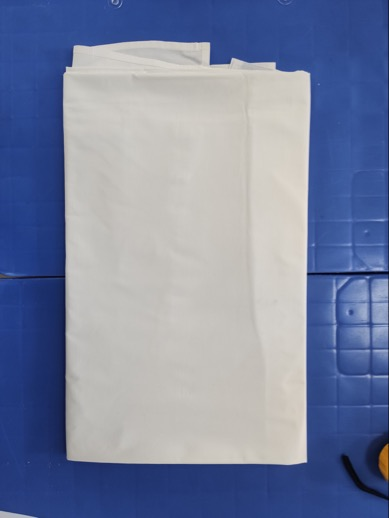
#> input picture images/critical0.jpg, 389 x 518 px
$ python init.py
#> lines starting #> are read from the running program, lines starting #| are printed output that depends on the picture; after the words box and inside, x2 and y2 are one past the last pixel; in counts of white or black regions, pixels touching at a corner belong together
"""
Filename: init.py
识别图片中物体，标记各种特征点、最大内接矩形，最小外接矩形，根据标记物判断尺寸。 标记物必须位于左上角
"""

from scipy.spatial.distance import euclidean
from imutils import perspective
from imutils import contours
import numpy as np
import imutils
import cv2

def order_points(pts):
    # pts为轮廓坐标
    # 列表中存储元素分别为左上角，右上角，右下角和左下角
    rect = np.zeros((4, 2), dtype = "float32")
    # 左上角的点具有最小的和，而右下角的点具有最大的和
    s = pts.sum(axis = 1)
    rect[0] = pts[np.argmin(s)]
    rect[2] = pts[np.argmax(s)]
    # 计算点之间的差值
    # 右上角的点具有最小的差值,
    # 左下角的点具有最大的差值
    diff = np.diff(pts, axis = 1)
    rect[1] = pts[np.argmin(diff)]
    rect[3] = pts[np.argmax(diff)]
    # 返回排序坐标(依次为左上右上右下左下)
    return rect


# Function to show array of images (intermediate results)
def show_images(images):
	for i, img in enumerate(images):
		cv2.imshow("image_" + str(i), img)
	cv2.waitKey(0)
	cv2.destroyAllWindows()


img_path = "images/critical0.jpg"

# Read image and preprocess
image = cv2.imread(img_path)
#> image is the input picture: shape (518, 389, 3); mean B, G, R 161.5, 132.7, 122.4

# 转黑白
gray = cv2.cvtColor(image, cv2.COLOR_BGR2GRAY)
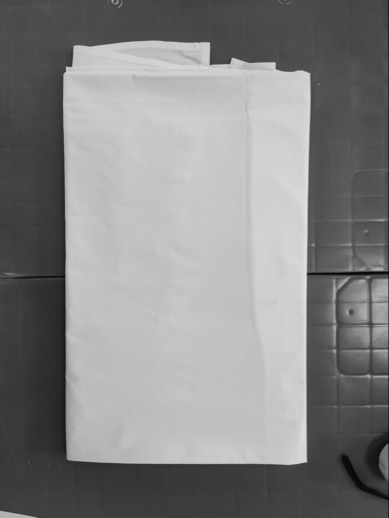
#> gray: shape (518, 389); min 4, max 227, mean 132.9
cv2.imshow("gray", gray)
# 高斯模糊，不然canny查不到轮廓
blur = cv2.GaussianBlur(gray, (9, 9), 0)
cv2.imshow("blur", blur)


edged = cv2.Canny(blur, 50, 100)
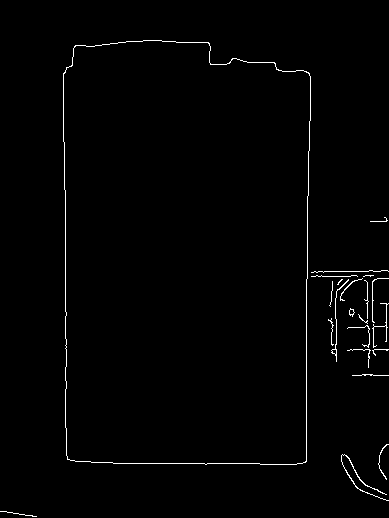
#> edged: shape (518, 389); 1.2% white in thin lines or dots


edged = cv2.dilate(edged, None, iterations=1)
#> edged: shape (518, 389); 3.7% white; 9 white regions, largest, box (x1, y1, x2, y2) and area: (62, 39, 312, 466) 4060, (310, 269, 389, 369) 2165, (340, 453, 389, 502) 521
edged = cv2.erode(edged, None, iterations=1)
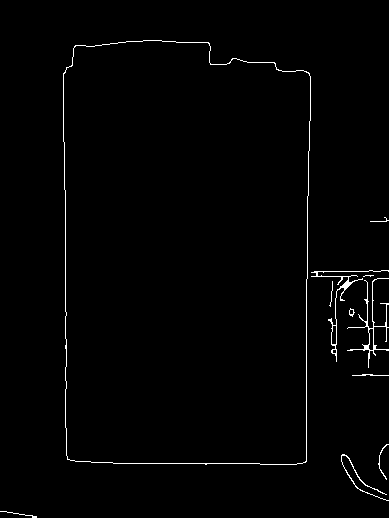
#> edged: shape (518, 389); 1.2% white in thin lines or dots
cv2.imshow("Canny", blur)
#show_images([blur, edged])

# Find contours
cnts = cv2.findContours(edged.copy(), cv2.RETR_EXTERNAL, cv2.CHAIN_APPROX_SIMPLE)
#> cnts = 11 contours, 6 with area under 20; largest, box (x1, y1, x2, y2) and area: (63, 40, 311, 465) 99553, (311, 270, 389, 362) 202, (347, 278, 389, 368) 180, (341, 454, 389, 501) 43, (349, 308, 355, 317) 24
cnts = imutils.grab_contours(cnts)

# Sort contours from left to right as leftmost contour is reference object
(cnts, _) = contours.sort_contours(cnts)

# Remove contours which are not large enough
cnts = [x for x in cnts if cv2.contourArea(x) > 400]
#> cnts = 1 contour; box (x1, y1, x2, y2) and area: (63, 40, 311, 465) 99553

cv2.drawContours(image, cnts, -1, (0,250,0), 2)
#> image: shape (518, 389, 3); 2% of pixels changed, all inside (x1, y1, x2, y2) = (62, 39, 312, 466)

#show_images([image, edged])
#print(len(cnts))

#Find corners
corners = cv2.goodFeaturesToTrack(gray,25,0.01,10)
#> corners = 25 rows, first 8: [66, 67], [210, 64], [306, 461], [274, 63], [232, 58], [308, 273], [209, 43], [74, 46]
corners = np.int0(corners)
for i in corners :
	x,y = i.ravel()
	cv2.circle(image,(x,y),3,255,-1)
#> this loop made 25 passes
#> (x, y) on passes 1 to 12: (66, 67), (210, 64), (306, 461), (274, 63), (232, 58), (308, 273), (209, 43), (74, 46), (309, 73), (386, 350), (386, 376), (386, 323)
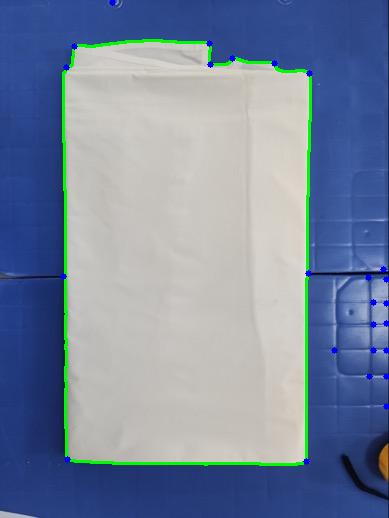
#> image: shape (518, 389, 3); mean B, G, R 158.9, 134.6, 119.7
cv2.imshow("corners",image)


c = sorted(cnts, key=cv2.contourArea, reverse=True)[0]
#> c = contour of 128 points, box (x1, y1, x2, y2) (63, 40, 311, 465), area 99553
rect = order_points(c.reshape(c.shape[0], 2))
#> in order_points, `s = pts.sum(axis = 1)`: s = 128 values, max 767 at index 72, min 120 at index 14, mean 355.9
#> in order_points, `diff = np.diff(pts, axis = 1)`: diff = 128 values, max 392 at index 53, min -236 at index 84, mean 11.9
#> rect = [[75, 45], [309, 73], [305, 462], [67, 459]]
print(rect)
#| [[ 75.  45.]
#|  [309.  73.]
#|  [305. 462.]
#|  [ 67. 459.]]
xs = [i[0] for i in rect]
#> xs = [75, 309, 305, 67]
ys = [i[1] for i in rect]
#> ys = [45, 73, 462, 459]
xs.sort()
ys.sort()
#内接矩形的坐标为
#print(xs,ys)
#print(xs[1],xs[2],ys[1],ys[2])
print(type(rect[0]))
#| <class 'numpy.ndarray'>
print(rect[0])
#| [75. 45.]
image = cv2.circle(image,tuple(rect[0]),radius=6, color=(255,0,255),thickness=2)
#> image: shape (518, 389, 3); 0.06% of pixels changed, all inside (x1, y1, x2, y2) = (68, 38, 83, 53)
image = cv2.circle(image,tuple(rect[1]),radius=6, color=(255,0,255),thickness=2)
#> image: shape (518, 389, 3); mean B, G, R 159, 134.4, 119.9
image = cv2.circle(image,tuple(rect[2]),radius=6, color=(255,0,255),thickness=2)
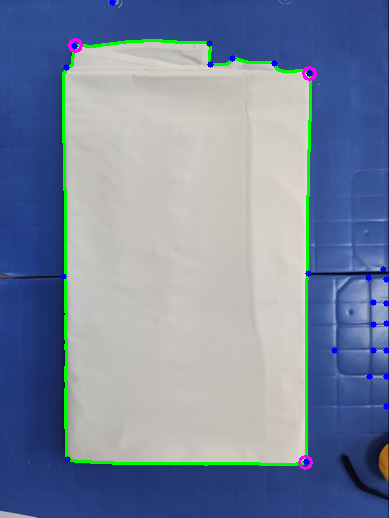
#> image: shape (518, 389, 3); mean B, G, R 159.1, 134.3, 120
image = cv2.circle(image,tuple(rect[3]),radius=6, color=(255,0,255),thickness=2)
#> image: shape (518, 389, 3); 0.06% of pixels changed, all inside (x1, y1, x2, y2) = (60, 452, 75, 467)
# Reference object dimensions
# Here for reference I have used a 2cm x 2cm square
ref_object = cnts[0]
#> ref_object has the same summary as c
box = cv2.minAreaRect(ref_object)
#> box = ((186.5, 252), (424, 247), -90)
box = cv2.boxPoints(box)
#> box = [[310, 464], [63, 464], [63, 40], [310, 40]]
box = np.array(box, dtype="int")
box = perspective.order_points(box)
#> box = [[63, 40], [310, 40], [310, 464], [63, 464]]
(tl, tr, br, bl) = box
#> tl = [63, 40]; tr = [310, 40]; br = [310, 464]; bl = [63, 464]
dist_in_pixel = euclidean(tl, tr)
#> dist_in_pixel = 247
dist_in_cm = 2
pixel_per_cm = dist_in_pixel/dist_in_cm
#> pixel_per_cm = 123.5

# Draw remaining contours
for cnt in cnts:
	print(cnt[0])
	print(cnt[0][0][0])
	print(cnt[0][0][1])
	leftmost = tuple(cnt[cnt[:,:,0].argmin()][0])
	rightmost = tuple(cnt[cnt[:,:,0].argmax()][0])
	topmost = tuple(cnt[cnt[:,:,1].argmin()][0])
	bottommost = tuple(cnt[cnt[:,:,1].argmax()][0])
	image = cv2.circle(image,leftmost,radius=6, color=(255,255,255),thickness=2)
	image = cv2.circle(image,rightmost,radius=6, color=(255,255,255),thickness=2)
	image = cv2.circle(image,topmost,radius=6, color=(255,255,255),thickness=2)
	image = cv2.circle(image,bottommost,radius=6, color=(255,255,255),thickness=2)
	#image = cv2.circle(image,cnt[0],radius=6, color=(255,255,255),thickness=2)
	cv2.imshow("circle",image)


	box = cv2.minAreaRect(cnt)
	box = cv2.boxPoints(box)
	box = np.array(box, dtype="int")

	box = perspective.order_points(box)


	(tl, tr, br, bl) = box
	cv2.drawContours(image, [box.astype("int")], -1, (0, 0, 255), 2)
	mid_pt_horizontal = (tl[0] + int(abs(tr[0] - tl[0])/2), tl[1] + int(abs(tr[1] - tl[1])/2))
	mid_pt_verticle = (tr[0] + int(abs(tr[0] - br[0])/2), tr[1] + int(abs(tr[1] - br[1])/2))
	wid = euclidean(tl, tr)/pixel_per_cm
	ht = euclidean(tr, br)/pixel_per_cm
	cv2.putText(image, "{:.1f}cm".format(wid), (int(mid_pt_horizontal[0] - 15), int(mid_pt_horizontal[1] - 10)),
		cv2.FONT_HERSHEY_SIMPLEX, 0.5, (255, 255, 0), 2)
	cv2.putText(image, "{:.1f}cm".format(ht), (int(mid_pt_verticle[0] + 10), int(mid_pt_verticle[1])),
		cv2.FONT_HERSHEY_SIMPLEX, 0.5, (255, 255, 0), 2)
#> this loop made 1 pass
#> (leftmost, rightmost, topmost, bottommost, tl, tr, br, bl) on pass 1: ((63, 73), (310, 120), (143, 40), (205, 464), [63, 40], [310, 40], [310, 464], [63, 464])
#| [[143  40]]
#| 143
#| 40
#> pass 1, `image = cv2.circle(image,rightmost,radius=6, color=(255,255,255),thick..`:
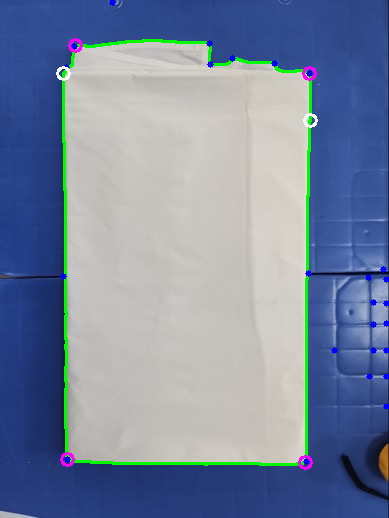
#> image: shape (518, 389, 3); mean B, G, R 159.3, 134.4, 120.2
#> after the loop:
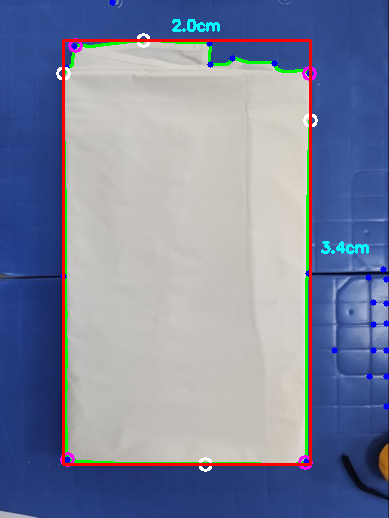
#> image: shape (518, 389, 3); mean B, G, R 157.9, 132.6, 124.5

show_images([image])
#> the loop in show_images, `for i, img in enumerate(images):` made 1 pass

$ run again, with images/critical1.jpg copied over images/critical0.jpg
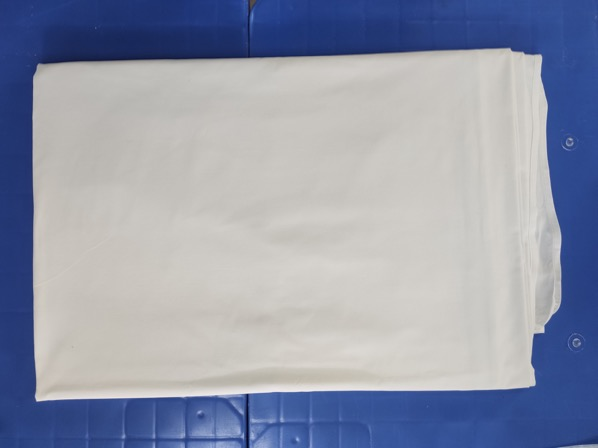
#> input picture images/critical1.jpg, 598 x 448 px
#> image is the input picture: shape (448, 598, 3); mean B, G, R 171, 152.2, 146.1
#> `edged = cv2.erode(edged, None, iterations=1)`:
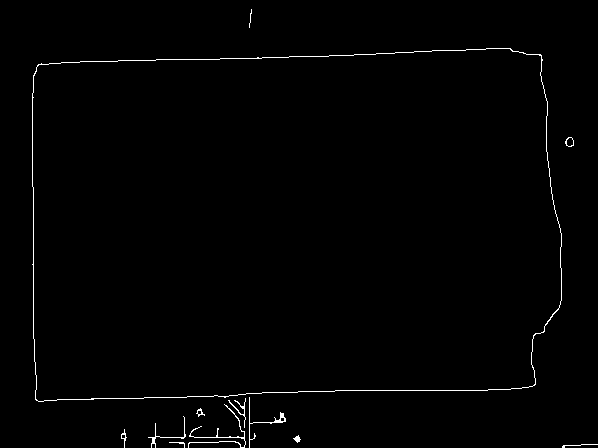
#> edged: shape (448, 598); 0.93% white in thin lines or dots
#> `cnts = cv2.findContours(edged.copy(), cv2.RETR_EXTERNAL, cv2.CHAIN_APP..`: cnts = 12 contours, 3 with area under 20; largest, box (x1, y1, x2, y2) and area: (32, 48, 562, 402) 173710, (565, 137, 574, 147) 58, (249, 397, 286, 448) 56, (188, 404, 246, 448) 38, (196, 408, 205, 417) 26
#> `cnts = [x for x in cnts if cv2.contourArea(x) > 400]`: cnts = 1 contour; box (x1, y1, x2, y2) and area: (32, 48, 562, 402) 173710
#> corners = 25 rows, first 8: [543, 332], [37, 400], [247, 395], [540, 55], [534, 385], [509, 48], [242, 437], [572, 139]
#> the loop `for i in corners :` made 25 passes
#> c = contour of 208 points, box (x1, y1, x2, y2) (32, 48, 562, 402), area 173710
#> s = 208 values, max 919 at index 108, min 102 at index 39, mean 587.3
#> diff = 208 values, max 364 at index 64, min -486 at index 198, mean -151
#> rect = [[38, 64], [541, 55], [534, 385], [35, 399]]
#| [[ 38.  64.]
#|  [541.  55.]
#|  [534. 385.]
#|  [ 35. 399.]]
#> xs = [38, 541, 534, 35]
#> ys = [64, 55, 385, 399]
#| <class 'numpy.ndarray'>
#| [38. 64.]
#> ref_object has the same summary as c
#> `box = cv2.minAreaRect(ref_object)`: box = ((295.4, 224.1), (530.6, 341.9), -1.53)
#> `box = cv2.boxPoints(box)`: box = [[34.71, 402.1], [25.58, 60.3], [556, 46.13], [565.1, 387.9]]
#> `box = np.array(box, dtype="int")`: box = [[34, 402], [25, 60], [556, 46], [565, 387]]
#> `box = perspective.order_points(box)`: box = [[25, 60], [556, 46], [565, 387], [34, 402]]
#> `(tl, tr, br, bl) = box`: tl = [25, 60]; tr = [556, 46]; br = [565, 387]; bl = [34, 402]
#> dist_in_pixel = 531.2
#> pixel_per_cm = 265.6
#> the loop `for cnt in cnts:` made 1 pass
#> (leftmost, rightmost, topmost, bottommost, tl, tr, br, bl) on pass 1: ((32, 93), (561, 300), (486, 48), (38, 401), [25, 60], [556, 46], [565, 387], [34, 402])
#> (printed output is left out)
#> after the loop `for cnt in cnts:`:
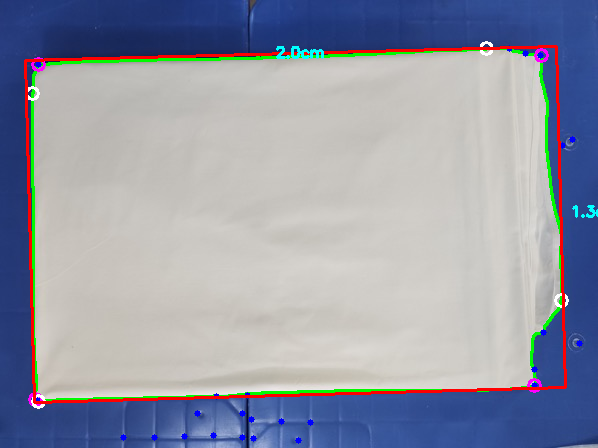
#> image: shape (448, 598, 3); mean B, G, R 167.1, 152.4, 148.2
#> the loop in show_images, `for i, img in enumerate(images):` made 1 pass

$ run again, with images/critical2.jpg copied over images/critical0.jpg
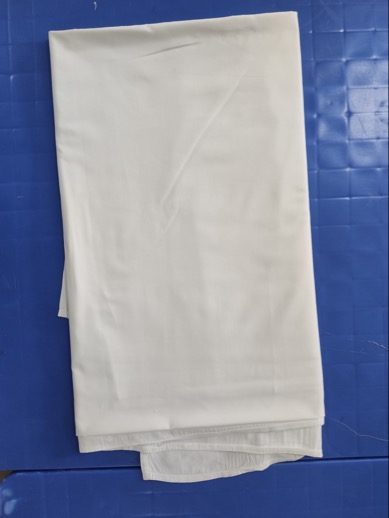
#> input picture images/critical2.jpg, 389 x 518 px
#> image is the input picture: shape (518, 389, 3); mean B, G, R 163, 138.7, 130.7
#> `edged = cv2.dilate(edged, None, iterations=1)`:
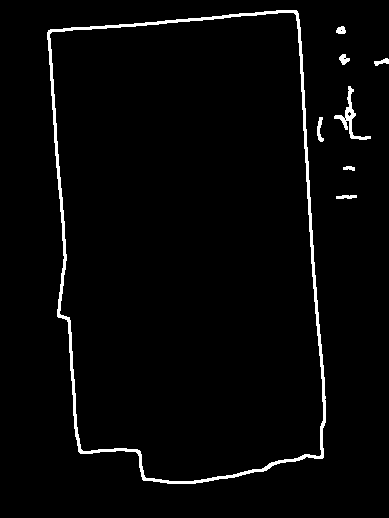
#> edged: shape (518, 389); 2.6% white; 8 white regions, largest, box (x1, y1, x2, y2) and area: (47, 10, 326, 484) 4442, (334, 86, 371, 140) 383, (317, 117, 324, 142) 95
#> `cnts = cv2.findContours(edged.copy(), cv2.RETR_EXTERNAL, cv2.CHAIN_APP..`: cnts = 9 contours, 6 with area under 20; largest, box (x1, y1, x2, y2) and area: (48, 11, 325, 483) 111183, (346, 87, 370, 139) 61, (337, 27, 345, 33) 22
#> `cnts = [x for x in cnts if cv2.contourArea(x) > 400]`: cnts = 1 contour; box (x1, y1, x2, y2) and area: (48, 11, 325, 483) 111183
#> corners = 25 rows, first 8: [58, 315], [321, 456], [296, 12], [139, 452], [342, 30], [80, 451], [94, 2], [144, 479]
#> the loop `for i in corners :` made 25 passes
#> c = contour of 270 points, box (x1, y1, x2, y2) (48, 11, 325, 483), area 111183
#> s = 270 values, max 778 at index 199, min 80 at index 40, mean 464.1
#> diff = 270 values, max 371 at index 121, min -284 at index 268, mean 89.95
#> rect = [[49, 31], [296, 12], [321, 457], [79, 450]]
#| [[ 49.  31.]
#|  [296.  12.]
#|  [321. 457.]
#|  [ 79. 450.]]
#> xs = [49, 296, 321, 79]
#> ys = [31, 12, 457, 450]
#| <class 'numpy.ndarray'>
#| [49. 31.]
#> ref_object has the same summary as c
#> `box = cv2.minAreaRect(ref_object)`: box = ((183.9, 250), (260.1, 464.3), -3.9)
#> `box = cv2.boxPoints(box)`: box = [[69.95, 490.4], [38.4, 27.25], [297.9, 9.58], [329.5, 472.8]]
#> `box = np.array(box, dtype="int")`: box = [[69, 490], [38, 27], [297, 9], [329, 472]]
#> `box = perspective.order_points(box)`: box = [[38, 27], [297, 9], [329, 472], [69, 490]]
#> `(tl, tr, br, bl) = box`: tl = [38, 27]; tr = [297, 9]; br = [329, 472]; bl = [69, 490]
#> dist_in_pixel = 259.6
#> pixel_per_cm = 129.8
#> the loop `for cnt in cnts:` made 1 pass
#> (leftmost, rightmost, topmost, bottommost, tl, tr, br, bl) on pass 1: ((48, 33), (324, 421), (277, 11), (168, 482), [38, 27], [297, 9], [329, 472], [69, 490])
#> (printed output is left out)
#> after the loop `for cnt in cnts:`:
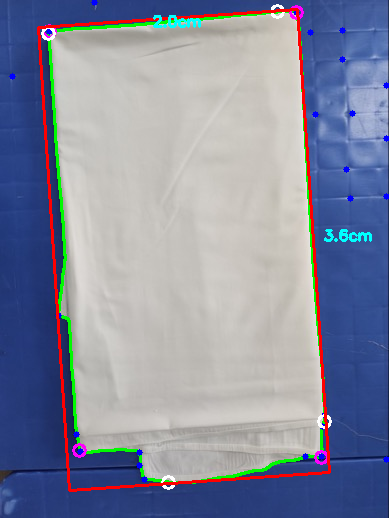
#> image: shape (518, 389, 3); mean B, G, R 159.1, 139, 133.1
#> the loop in show_images, `for i, img in enumerate(images):` made 1 pass
